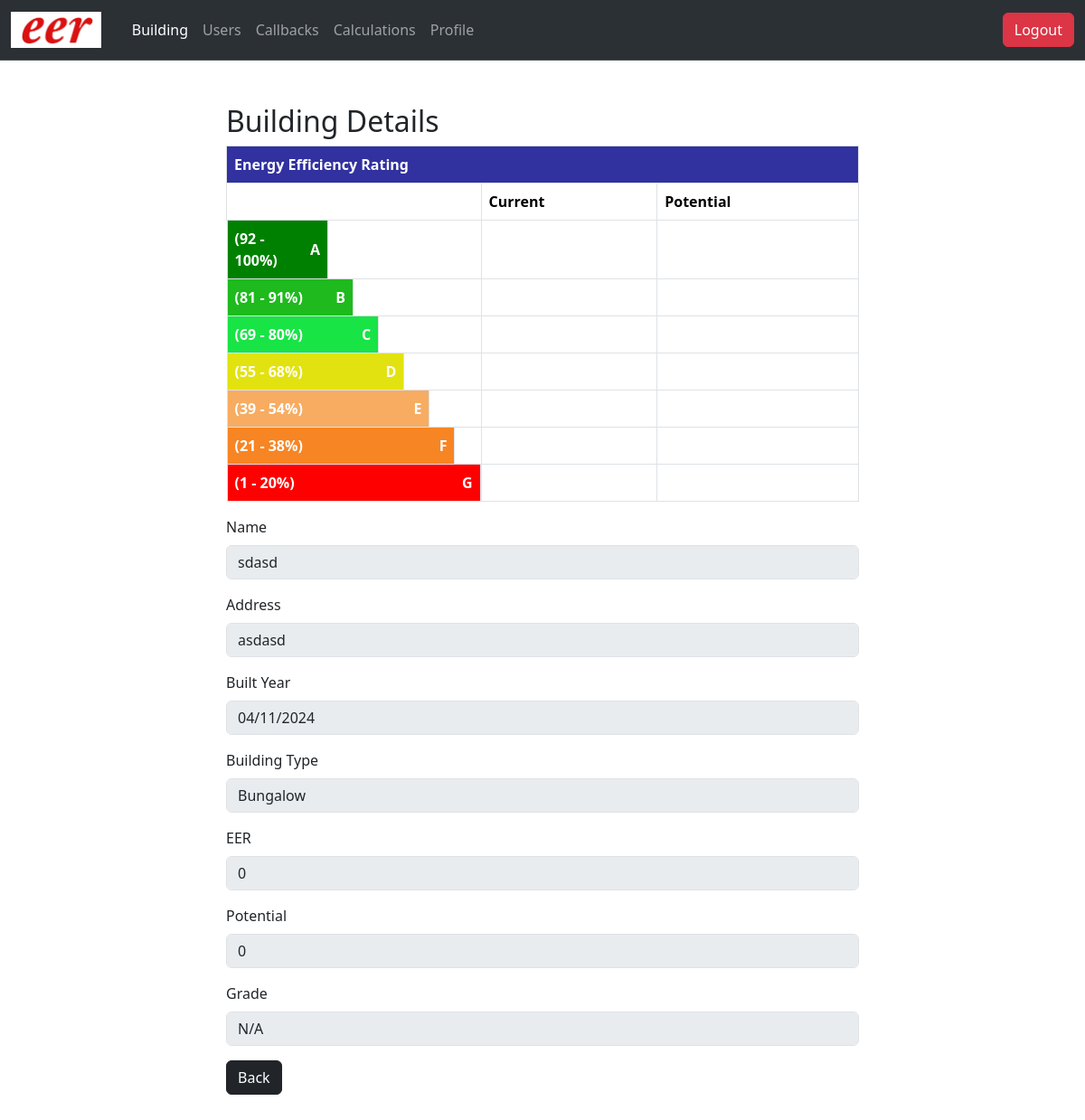
/admin/view_building.php?id=19 (signed in), run on the app's committed database.
### tables this page shows
CREATE TABLE `building` (
  `id` int(11) NOT NULL,
  `user_id` int(11) DEFAULT NULL,
  `name` text DEFAULT NULL,
  `BuildingAddress` varchar(1000) DEFAULT NULL,
  `Building_Type` text DEFAULT NULL,
  `built_year` date DEFAULT NULL,
  `eer` text DEFAULT NULL,
  `potential` text DEFAULT NULL,
  `grade` text DEFAULT NULL,
  `created_at` datetime DEFAULT NULL
);

### admin/view_building.php (the view, shortened to what this page needs)
<?php
include "../php/db.php";
  $id = $_GET['id'];
$calculations_data = mysqli_query($conn, "SELECT * FROM `building` WHERE `id`=$id");
$data = mysqli_fetch_assoc($calculations_data);
?>
<!doctype html>
<html lang="en">
  <head>
    <link href="https://cdn.jsdelivr.net/npm/bootstrap@5.3.3/dist/css/bootstrap.min.css" rel="stylesheet">
    <link rel="stylesheet" href="https://cdn.datatables.net/2.0.2/css/dataTables.dataTables.min.css">
</head>
<body>
    <?php include("header.php"); ?>
   <div style="max-width: 700px" class=" mx-auto mt-5">
    <div class="d-flex justify-content-between">
<div><h2>Building Details</h2></div>
    </div>
  <table class="table table-bordered mx-auto" style="max-width:700px;">
  <thead>
  <tr>
      <th scope="col" colspan="3" style="width:100%;background: #3131a0;color:white;">Energy Efficiency Rating</th>
    </tr>
    <tr>
      <th scope="col"></th>
      <th scope="col">Current</th>
      <th scope="col">Potential</th>
    </tr>
  </thead>
  <tbody>
  <tr>
      <th scope="row" class="d-flex justify-content-between align-items-center" style="width:40%;background: green;color:white;">
    <div>(92 - 100%)</div>
    <div>A</div>
    </th>
      <td><?php if(intval($data['eer']) >= 92 && intval($data['eer']) <= 100){ echo $data['eer']; } ?></td>
      <td><?php if(intval($data['potential']) >= 92 && intval($data['potential']) <= 100){ echo $data['potential']; } ?></td>
    </tr>
    <tr>
      <th scope="row" class="d-flex justify-content-between align-items-center" style="width:50%;background: #1eba1e;color:white;">
    <div>(81 - 91%)</div>
    <div>B</div>
    </th>
      <td><?php if(intval($data['eer']) >= 81 && intval($data['eer']) <= 91){ echo $data['eer']; } ?></td>
      <td><?php if(intval($data['potential']) >= 81 && intval($data['potential']) <= 91){ echo $data['potential']; } ?></td>
    </tr>
    <tr>
      <th scope="row" class="d-flex justify-content-between align-items-center" style="width:60%;background: #18e446;color:white;">
    <div>(69 - 80%)</div>
    <div>C</div>
    </th>
      <td><?php if(intval($data['eer']) >= 69 && intval($data['eer']) <= 80){ echo $data['eer']; } ?></td>
      <td><?php if(intval($data['potential']) >= 69 && intval($data['potential']) <= 80){ echo $data['potential']; } ?></td>
    </tr>
    <tr>
      <th scope="row" class="d-flex justify-content-between align-items-center" style="width:70%;background: #e2e210;color:white;">
    <div>(55 - 68%)</div>
    <div>D</div>
    </th>
    <td><?php if(intval($data['eer']) >= 55 && intval($data['eer']) <= 68){ echo $data['eer']; } ?></td>
    <td><?php if(intval($data['potential']) >= 55 && intval($data['potential']) <= 68){ echo $data['potential']; } ?></td>
    </tr>
    <tr>
      <th scope="row" class="d-flex justify-content-between align-items-center" style="width:80%;background: #f7ac61;color:white;">
    <div>(39 - 54%)</div>
    <div>E</div>
    </th>
      <td><?php if(intval($data['eer']) >= 39 && intval($data['eer']) <= 54){ echo $data['eer']; } ?></td>
      <td><?php if(intval($data['potential']) >= 39 && intval($data['potential']) <= 54){ echo $data['potential']; } ?></td>
    </tr><tr>
      <th scope="row" class="d-flex justify-content-between align-items-center" style="width:90%;background: #f78524;color:white;">
    <div>(21 - 38%)</div>
    <div>F</div>
    </th>
    <td><?php if(intval($data['eer']) >= 21 && intval($data['eer']) <= 38){ echo $data['eer']; } ?></td>
    <td><?php if(intval($data['potential']) >= 21 && intval($data['potential']) <= 38){ echo $data['potential']; } ?></td>
    </tr>
    <tr>
      <th scope="row" class="d-flex justify-content-between align-items-center" style="width:100%; background:red; color:white;">
    <div>(1 - 20%)</div>
    <div>G</div>
    </th>
      <td><?php if(intval($data['eer']) >= 1 && intval($data['eer']) <= 20){ echo $data['eer']; } ?></td>
      <td><?php if(intval($data['potential']) >= 1 && intval($data['potential']) <= 20){ echo $data['potential']; } ?></td>
    </tr>
  </tbody>
  </table>
    <form method="post">
    <div class="mb-3">
    <label for="name" class="form-label">Name</label>
    <input type="text" name="name" class="form-control" id="name" value="<?=$data['name']?>" readonly disabled>
  </div>
  <div class="mb-3">
    <label for="address" class="form-label">Address</label>
    <input type="text" name="BuildingAddress" class="form-control" id="BuildingAddress" value="<?=$data['BuildingAddress']?>" readonly disabled>
  </div>
  <div class="mb-3">
    <label for="built_year" class="form-label">Built Year</label>
    <input type="date" name="built_year" class="form-control" id="built_year"  value="<?=$data['built_year']?>" readonly disabled>
  </div>
  <div class="mb-3">
    <label for="eer" class="form-label">Building Type</label>
    <input type="text" name="Building Type" class="form-control" id="Building Type"  value="<?=$data['Building_Type']?>" readonly disabled>
  </div>
  <div class="mb-3">
    <label for="eer" class="form-label">EER</label>
    <input type="text" name="eer" class="form-control" id="eer"  value="<?=$data['eer']?>" readonly disabled>
  </div>
  <div class="mb-3">
    <label for="potential" class="form-label">Potential</label>
    <input type="text" name="potential" class="form-control" id="potential"  value="<?=$data['potential']?>" readonly disabled>
  </div>
  <div class="mb-3">
    <label for="grade" class="form-label">Grade</label>
    <input type="text" name="grade" class="form-control" id="grade"  value="<?=$data['grade']?>" readonly disabled>
  </div>
  <div class="mb-5">
    <a href="index.php" class="btn btn-dark">Back</a>
  </div>
</form>
   </div>
   <?php include("footer.php"); ?>

### data on the page
building: name "sdasd", BuildingAddress "asdasd", built_year "04/11/2024", Building_Type "Bungalow", eer "0", potential "0", grade "N/A"
